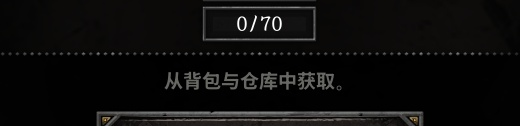
#> input picture debug_images/no_pointer_pointer1.jpg, 520 x 126 px
$ python -i bar_locator.py   (imports and definitions only)
#> lines starting #> are read from the running program, lines starting #| are printed output that depends on the picture; after the words box and inside, x2 and y2 are one past the last pixel; in counts of white or black regions, pixels touching at a corner belong together
#> further down, picture is the input picture: shape (126, 520, 3); mean B, G, R 12.2, 12.9, 13.3
### src/autobard/models.py
from __future__ import annotations

from dataclasses import dataclass
from enum import Enum, auto
from typing import Iterable

import numpy as np


@dataclass(frozen=True, slots=True)
class Rect:
    left: int
    top: int
    right: int
    bottom: int

    def __post_init__(self) -> None:
        if self.right <= self.left or self.bottom <= self.top:
            raise ValueError(f"Invalid rectangle: {self}")

    @property
    def width(self) -> int:
        return self.right - self.left

    @property
    def height(self) -> int:
        return self.bottom - self.top

    def as_dxcam(self) -> tuple[int, int, int, int]:
        return self.left, self.top, self.right, self.bottom

    # [7 lines left out: function as_mss, not called in this run]

    def crop(self, image: np.ndarray) -> np.ndarray:
        return image[self.top:self.bottom, self.left:self.right]

    # [26 lines left out: functions subrect_from_normalized, from_normalized, to_normalized, not called in this run]


@dataclass(slots=True)
class CaptureFrame:
    image: np.ndarray
    timestamp: float


@dataclass(slots=True)
class Note:
    index: int
    left: float
    right: float
    target: float
    confidence: float
    status: str = "pending"
    triggered_at: float | None = None


@dataclass(slots=True)
class PointerMeasurement:
    x: float
    confidence: float
    width: float


class SessionState(Enum):
    IDLE = auto()
    READING_NOTES = auto()
    TRACKING_POINTER = auto()
    FINISHED = auto()
    ABORTED = auto()

### src/autobard/vision/bar_locator.py
from __future__ import annotations

from dataclasses import dataclass

import cv2
import numpy as np

from autobard.models import Rect


@dataclass(slots=True)
class BarCandidate:
    rect: Rect
    score: float


def locate_bar_candidates(bgr: np.ndarray, limit: int = 5) -> list[BarCandidate]:
    """Suggest likely horizontal performance bars; calibration remains the reliable fallback."""
#> called with limit = 5
    height, width = bgr.shape[:2]
#> height = 126; width = 520
    gray = cv2.cvtColor(bgr, cv2.COLOR_BGR2GRAY)
    edges = cv2.Canny(gray, 45, 130)
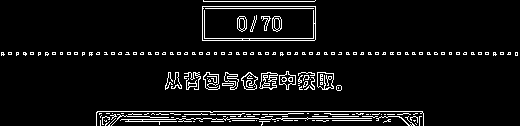
#> edges: shape (126, 520); 6.2% white in thin lines or dots
    horizontal = cv2.morphologyEx(
        edges,
        cv2.MORPH_CLOSE,
        np.ones((3, max(9, round(width * 0.03))), np.uint8),
    )
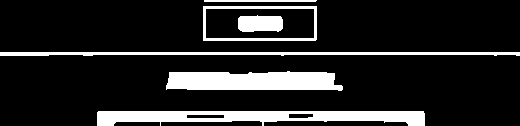
#> horizontal: shape (126, 520); 14.9% white; 6 white regions
    contours, _ = cv2.findContours(horizontal, cv2.RETR_EXTERNAL, cv2.CHAIN_APPROX_SIMPLE)
#> contours = 5 contours; box (x1, y1, x2, y2) and area: (203, 6, 317, 41) 3842, (97, 111, 425, 126) 3280, (166, 71, 343, 91) 2780, (0, 52, 520, 56) 1106, (204, 0, 317, 2) 112
    candidates: list[BarCandidate] = []
    for contour in contours:
        x, y, w, h = cv2.boundingRect(contour)
        if w < width * 0.14 or h < 5 or h > height * 0.20:
            continue
        aspect = w / max(h, 1)
        if aspect < 4.0 or y < height * 0.48:
            continue
        crop = gray[y:y + h, x:x + w]
        contrast = float(np.std(crop) / 64.0)
        bottom_bias = y / height
        width_ratio = w / width
        score = 0.45 * min(width_ratio / 0.35, 1.0) + 0.25 * min(aspect / 12.0, 1.0) + 0.20 * min(contrast, 1.0) + 0.10 * bottom_bias
        candidates.append(BarCandidate(Rect(x, y, x + w, y + h), score))
#> this loop made 5 passes
#> (x, y, w, h, aspect, contrast, bottom_bias, width_ratio) on passes 1 to 2: (97, 111, 328, 15, 21.87, 0.523, 0.881, 0.631), (166, 71, 177, 20, 8.85, 0.678, 0.563, 0.34)
#> (x, y, w, h) on passes 3 to 4: (0, 52, 520, 4), (203, 6, 114, 35)
#> pass 2, in locate_bar_candidates, `crop = gray[y:y + h, x:x + w]`:
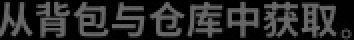
#> crop: shape (20, 177) (shown 2 times larger); min 0, max 109, mean 39.2
#> after the loop, candidates = 2 items
    candidates.sort(key=lambda item: item.score, reverse=True)
    return candidates[:limit]

>>> import cv2
>>> picture = cv2.imread('../../../debug_images/no_pointer_pointer1.jpg')
>>> result = locate_bar_candidates(picture)
#> result = 2 items
